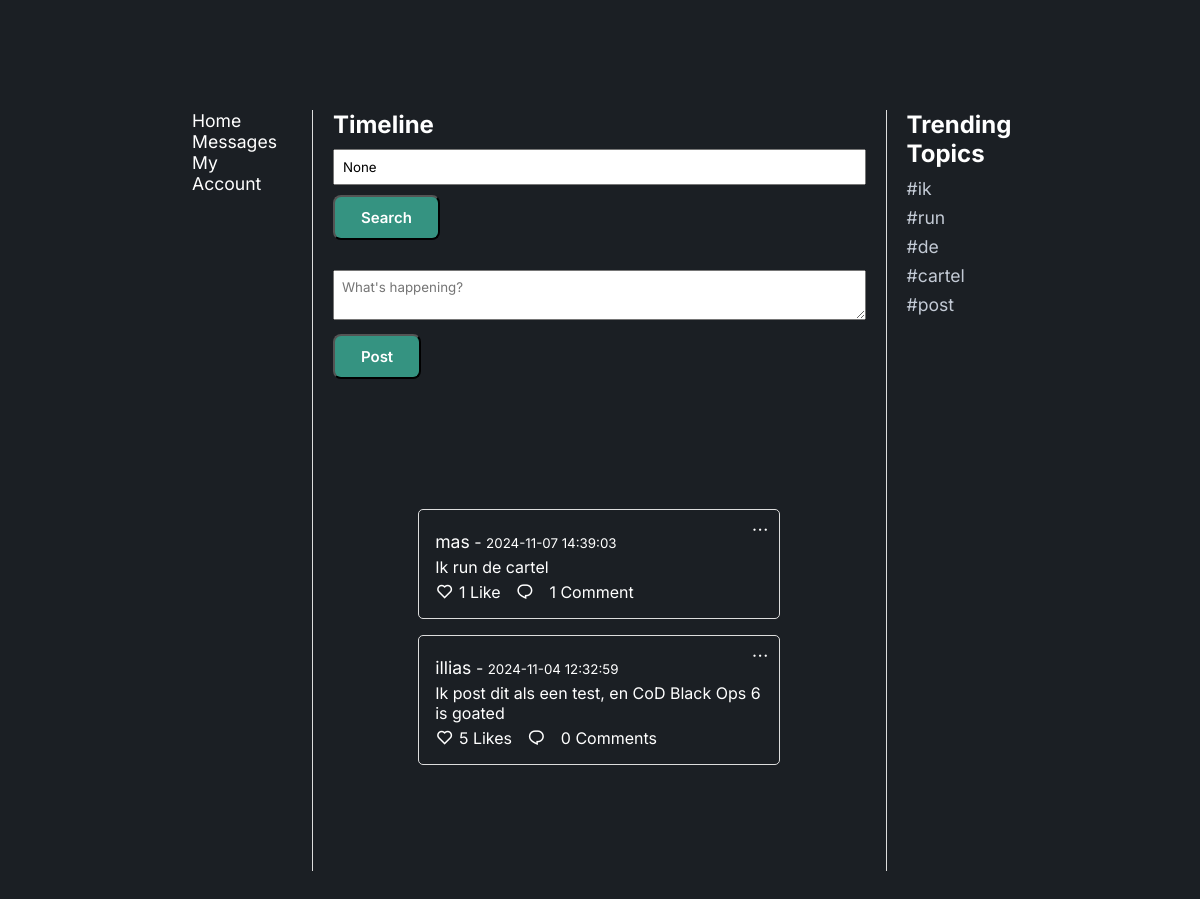
Page /home on the earlier database version.
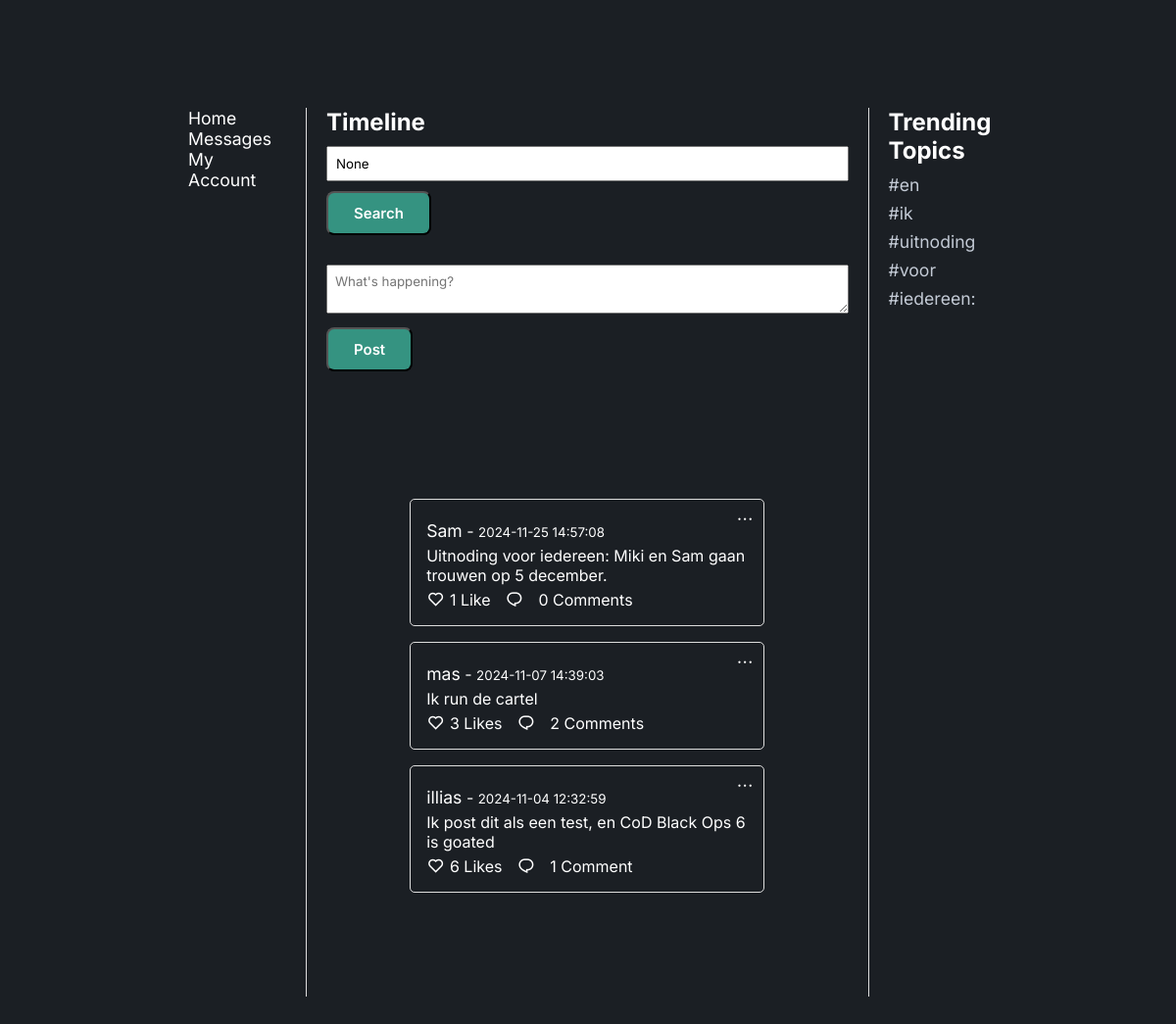
Same page on the later database version.
### app/models.py (models this page shows, shortened)
class Post(db.Model):
    id = db.Column(db.Integer, primary_key=True)
    username = db.Column(db.String(50), nullable=False)
    content = db.Column(db.String(280), nullable=False)
    timestamp = db.Column(db.DateTime, default=datetime.utcnow)
    like_count = db.Column(db.Integer, default=0)
    topics = db.Column(db.String(200))
    comments = db.relationship('Comment', backref='post', cascade="all, delete-orphan")

### app/routes.py (the view)
@main.route('/home')
def home():
    search_query = request.args.get('query')
    if search_query:
        posts = Post.query.filter(
            (Post.username.contains(search_query)) |
            (Post.content.contains(search_query))
        ).order_by(Post.timestamp.desc()).all()
    else:
        posts = Post.query.order_by(Post.timestamp.desc()).all()
    trending_topics = get_trending_topics(posts)
    return render_template('home.html', posts=posts, search_query=search_query, trending_topics=trending_topics)

### app/routes.py (called while the page is built)
def get_trending_topics(posts, num_trends=5):
    words = []
    for post in posts:
        words.extend(post.content.lower().split())
    common_words = Counter(words).most_common(num_trends)
    trending_topics = [word for word, _ in common_words]
    return trending_topics

### app/templates/home.html (shortened to what this page needs)
<!DOCTYPE html>
<html lang="en">
  <head>
    <link rel="stylesheet" href="{{ url_for('static', filename='stylesheet.css') }}" />
    <link href="https://cdn.jsdelivr.net/npm/remixicon@4.3.0/fonts/remixicon.css" rel="stylesheet" />
  </head>
  <body>
    <section>
      <div class="container">
        <div class="main-content">
        <div class="navbar">
          <a href="{{ url_for('main.home') }}" >Home</a>
          <a href="#" >Messages</a>
          <a href="{{ url_for('main.view_account') }}" class="account-link">My Account</a>
        </div>
          <div class="timeline-content">
            <h1>Timeline</h1>
            <form action="{{ url_for('main.home') }}" method="GET">
              <input type="text" name="query" placeholder="Search posts..." value="{{ search_query }}" />
              <button type="submit" class="i-btn">Search</button>
            </form>
            <form action="{{ url_for('main.post') }}" method="POST">
              <textarea name="content" placeholder="What's happening?" maxlength="280" required></textarea>
              <button type="submit" class="i-btn">Post</button>
            </form>
            <section id="posts">
              {% for post in posts %}
              <div class="post">
                <div class="dropdown">
                  <i class="ri-more-line" onclick="toggleOptionsDropdown('{{ post.id }}')"></i>
                </div>
                <p><a href="{{ url_for('main.view_profile', username=post.username) }}" class="post-user">{{ post.username }}</a> - <small>{{ post.timestamp.strftime('%Y-%m-%d %H:%M:%S') }}</small></p>
              <p>{{ post.content }}</p>
                <div class="post-actions">
                  <form action="{{ url_for('main.like_post', post_id=post.id) }}" method="POST">
                    <button type="submit">
                      <i class="ri-heart-line"></i>
                    </button>
                    <span>{{ post.like_count }} {{ 'Like' if post.like_count == 1 else 'Likes' }}</span>
                  </form>
                  <button id="toggle-btn-{{ post.id }}" onclick="toggleComments('{{ post.id }}')">
                    <i class="ri-chat-1-line" id="comment-icon-{{ post.id }}"></i>
                  </button>
                  <span>{{ post.comments|length }} {{ 'Comment' if post.comments|length == 1 else 'Comments' }}</span>
                </div>
              </div>
              {% endfor %}
            </section>
          </div>
          <div class="trending-topics">
            <h2>Trending Topics</h2>
            <ul>
              {% for topic in trending_topics %}
              <li>#{{ topic }}</li>
              {% endfor %}
            </ul>
          </div>
        </div>
    </section>
  </body>
</html>

### app/static/stylesheet.css (style rules this page uses)
* { padding: 0; margin: 0; box-sizing: border-box; font-family: "Inter", sans-serif; text-decoration: none; list-style: none; scroll-behavior: smooth; }
:root { --text-color: #fff; --bg-color: #1b1f24; --secong-bg-color: #22282f; --third-bg-color: #2d343f; --main-color: #359381; --second-color: #c3cad5; --tertiary-color: #93dfd5; --h1-font: 4.5rem; --h2-font: 2.9rem; --p-font: 1rem; }
body { color: var(--text-color); background: var(--bg-color); overflow-x: hidden; }
section { padding: 110px 16% 90px; background: var(--bg-color); }
.i-btn { display: inline-block; cursor: pointer; padding: 11px 26px; background: var(--main-color); color: var(--text-color); border-radius: 8px; font-size: 15px; font-weight: 600; transition: all 0.5s ease; }
.container { display: flex; justify-content: space-between; max-width: 100%; margin: 0 auto; }
.main-content { display: flex; width: 100%; }
.navbar { width: 15%; padding-right: 20px; border-right: 1px solid #ddd; }
.navbar a { display: inline-block; margin-right: 15px; color: var(--text-color); text-decoration: none; font-size: 1.1rem; }
.timeline-content { width: 75%; padding-right: 20px; padding-left: 20px; }
.trending-topics { width: 15%; padding-left: 20px; border-left: 1px solid #ddd; }
.trending-topics h2 { font-size: 1.5em; margin-bottom: 10px; color: var(--text-color); }
.trending-topics ul { list-style-type: none; }
.trending-topics ul li { font-size: 1.1em; color: var(--second-color); margin-bottom: 8px; }
form { margin-bottom: 20px; }
input, textarea { width: 100%; margin: 10px 0; padding: 8px; box-sizing: border-box; }
.post { position: relative; padding: 1rem; margin-bottom: 1rem; border: 1px solid #ddd; border-radius: 5px; }
.post p { margin: 5px 0; }
.post i { font-size: 18px; color: var(--text-color); cursor: pointer; }
.post button { background-color: transparent; color: var(--text-color); border: none; border-radius: 5px; cursor: pointer; }
.post-user { color: var(--text-color); font-size: 1.1rem; }
.post-actions { display: flex; align-items: center; gap: 15px; }
.post-actions button, .post-actions form { display: flex; align-items: center; gap: 5px; padding: 0; margin: 0; }
.dropdown { position: absolute; top: 10px; right: 10px; }

Differences in the rows shown:
added Post: username "Sam", timestamp "2024-11-25 14:57:08", content "Uitnoding voor iedereen: Miki en Sam gaan trouwen op 5 december.", like_count "1", like_count "Like", comments|length "0", comments "Comments"
changed Post "mas": like_count "1" → "3"; like_count "Like" → "Likes"; comments|length "1" → "2"; comments "Comment" → "Comments"
changed Post "illias": like_count "5" → "6"; comments|length "0" → "1"; comments "Comments" → "Comment"
Other differences:
new list line: "# en"
new list line: "# uitnoding"
new list line: "# voor"
new list line: "# iedereen:"
list line gone: "# run"
list line gone: "# de"
list line gone: "# cartel"
list line gone: "# post"
